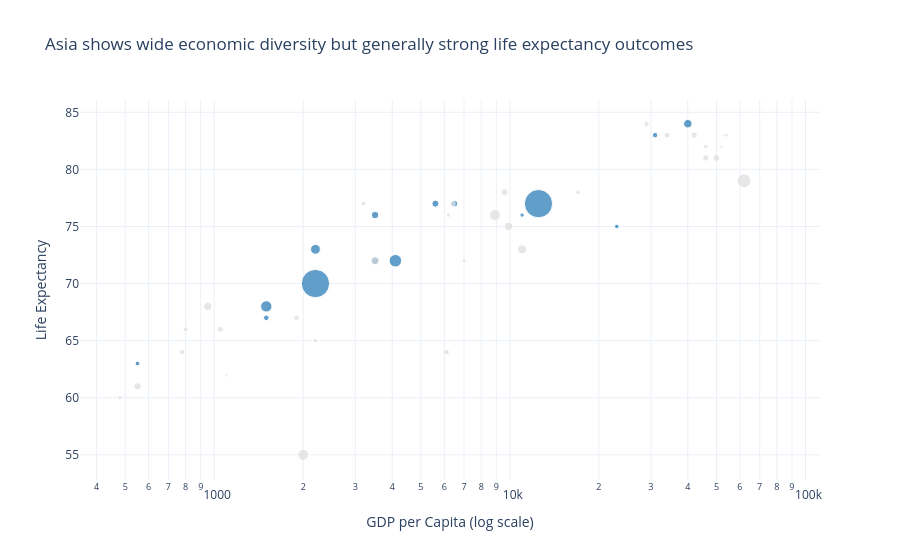

Notebook cell for this chart:
### Markdown cell above
## Task 2 — Bubble chart: tell a story

**What to build:** A bubble chart (full 2007 dataset, all countries) where:
- x = GDP per capita (log scale)
- y = life expectancy
- size = population
- colour = ONE continent highlighted (your choice), all others grey
- At least one annotation explaining the highlighted group's story

> This is the grey-and-highlight technique applied to a bubble chart.

### Code cell
import pandas as pd
import plotly.express as px

# Load data
df = pd.read_csv('gapminder.csv')

# Choose continent to highlight
highlight_continent = 'Asia'

# Create color column
df['Highlight'] = df['Continent'].apply(
    lambda x: highlight_continent if x == highlight_continent else 'Other'
)

# Custom colors: highlight + grey
color_map = {
    highlight_continent: '#1f77b4',
    'Other': '#DDDDDD'
}

# Bubble chart
fig = px.scatter(
    df,
    x='GDP_per_capita',
    y='Life_expectancy',
    size='Population',
    color='Highlight',
    color_discrete_map=color_map,
    hover_name='Country',
    log_x=True,
    title=f'{highlight_continent} shows wide economic diversity but generally strong life expectancy outcomes',
    labels={
        'GDP_per_capita': 'GDP per Capita (log scale)',
        'Life_expectancy': 'Life Expectancy'
    }
)

# Add annotation
fig.add_annotation(
    x=15000,
    y=78,
    text='Asian countries span a wide GDP range<br>while maintaining relatively high life expectancy',
    showarrow=True,
    arrowhead=2
)

fig.update_layout(
    template='plotly_white',
    showlegend=False
)

fig.show()

### Figure 1 — Plotly figure (JSON) as saved in the notebook; plotly's stock layout.template omitted (floating-point values rounded to 4 significant figures)
{"data": [{"hovertemplate": "<b>%{hovertext}</b><br><br>Highlight=Asia<br>GDP per Capita (log scale)=%{x}<br>Life Expectancy=%{y}<br>Population=%{marker.size}<extra></extra>", "hovertext": ["Afghanistan", "Bangladesh", "China", "India", "Indonesia", "Iran", "Japan", "Malaysia", "Myanmar", "Pakistan", "Philippines", "Saudi Arabia", "South Korea", "Thailand", "Vietnam"], "legendgroup": "Asia", "marker": {"color": "#1f77b4", "size": [38000000, 170000000, 1400000000, 1400000000, 275000000, 86000000, 125000000, 33000000, 54000000, 225000000, 111000000, 35000000, 52000000, 70000000, 97000000], "sizemode": "area", "sizeref": 3500000, "symbol": "circle"}, "mode": "markers", "name": "Asia", "orientation": "v", "showlegend": true, "type": "scatter", "x": [550, 2200, 12500, 2200, 4100, 5600, 40000, 11000, 1500, 1500, 3500, 23000, 31000, 6500, 3500], "xaxis": "x", "y": [63, 73, 77, 70, 72, 77, 84, 76, 67, 68, 72, 75, 83, 77, 76], "yaxis": "y"}, {"hovertemplate": "<b>%{hovertext}</b><br><br>Highlight=Other<br>GDP per Capita (log scale)=%{x}<br>Life Expectancy=%{y}<br>Population=%{marker.size}<extra></extra>", "hovertext": ["Australia", "Brazil", "Canada", "Colombia", "DR Congo", "Egypt", "Ethiopia", "France", "Germany", "Ghana", "Italy", "Kenya", "Mexico", "Morocco", "Mozambique", "Netherlands", "Nigeria", "Norway", "Peru", "Poland", "Russia", "South Africa", "Spain", "Sudan", "Sweden", "Tanzania", "Turkey", "Uganda", "UK", "USA", "Venezuela", "Zimbabwe"], "legendgroup": "Other", "marker": {"color": "#DDDDDD", "size": [26000000, 215000000, 38000000, 51000000, 95000000, 103000000, 120000000, 68000000, 84000000, 32000000, 60000000, 54000000, 130000000, 37000000, 32000000, 18000000, 213000000, 5000000, 33000000, 38000000, 144000000, 59000000, 47000000, 44000000, 10000000, 63000000, 85000000, 47000000, 68000000, 335000000, 29000000, 16000000], "sizemode": "area", "sizeref": 3500000, "symbol": "circle"}, "mode": "markers", "name": "Other", "orientation": "v", "showlegend": true, "type": "scatter", "x": [54000, 8900, 46000, 6400, 550, 3500, 950, 42000, 50000, 2200, 34000, 1900, 9900, 3200, 480, 52000, 2000, 82000, 6200, 17000, 11000, 6100, 29000, 800, 53000, 1050, 9600, 780, 46000, 62000, 7000, 1100], "xaxis": "x", "y": [83, 76, 82, 77, 61, 72, 68, 83, 81, 65, 83, 67, 75, 77, 60, 82, 55, 83, 76, 78, 73, 64, 84, 66, 83, 66, 78, 64, 81, 79, 72, 62], "yaxis": "y"}], "layout": {"annotations": [{"arrowhead": 2, "showarrow": true, "text": "Asian countries span a wide GDP range<br>while maintaining relatively high life expectancy", "x": 15000, "y": 78}], "legend": {"itemsizing": "constant", "title": {"text": "Highlight"}, "tracegroupgap": 0}, "showlegend": false, "title": {"text": "Asia shows wide economic diversity but generally strong life expectancy outcomes"}, "xaxis": {"anchor": "y", "domain": [0, 1], "title": {"text": "GDP per Capita (log scale)"}, "type": "log"}, "yaxis": {"anchor": "x", "domain": [0, 1], "title": {"text": "Life Expectancy"}}}}
